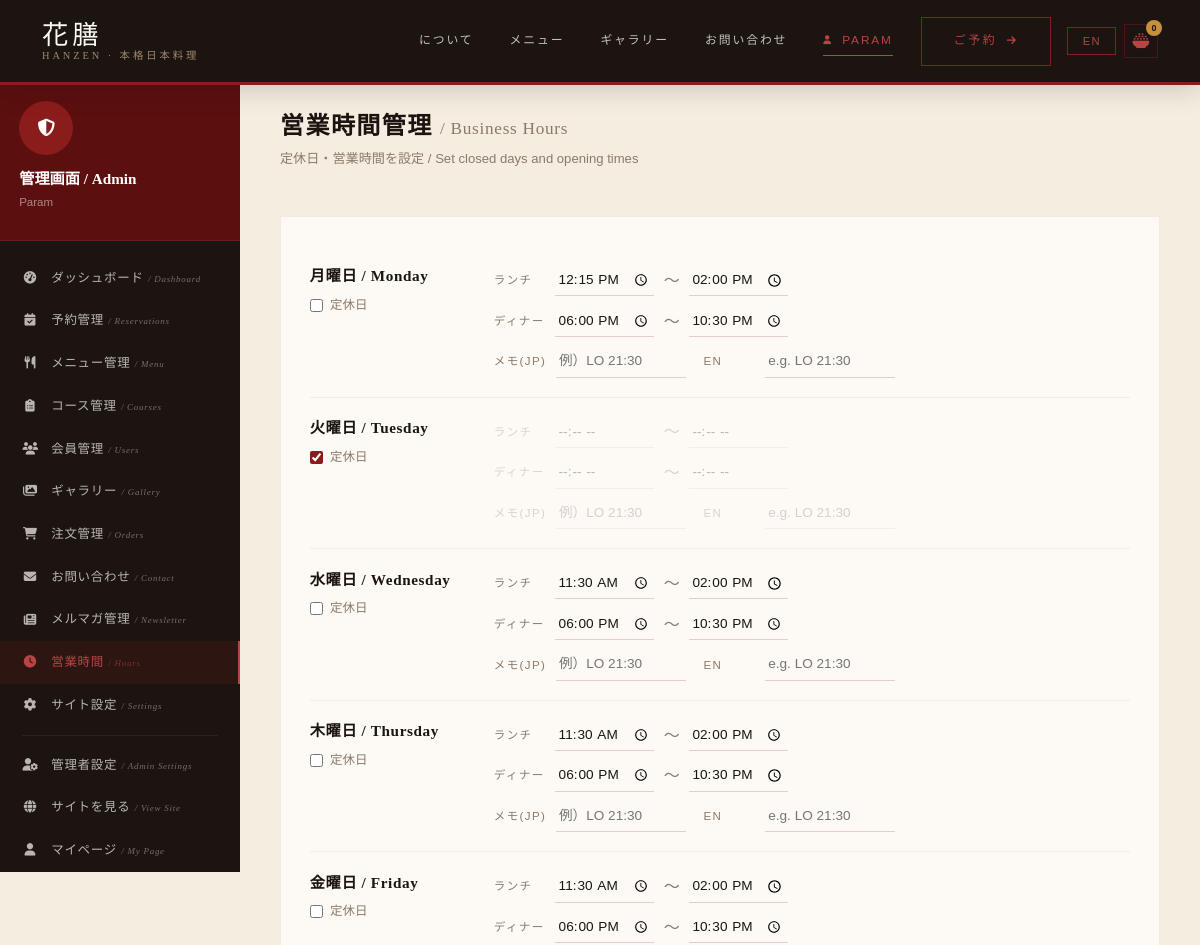
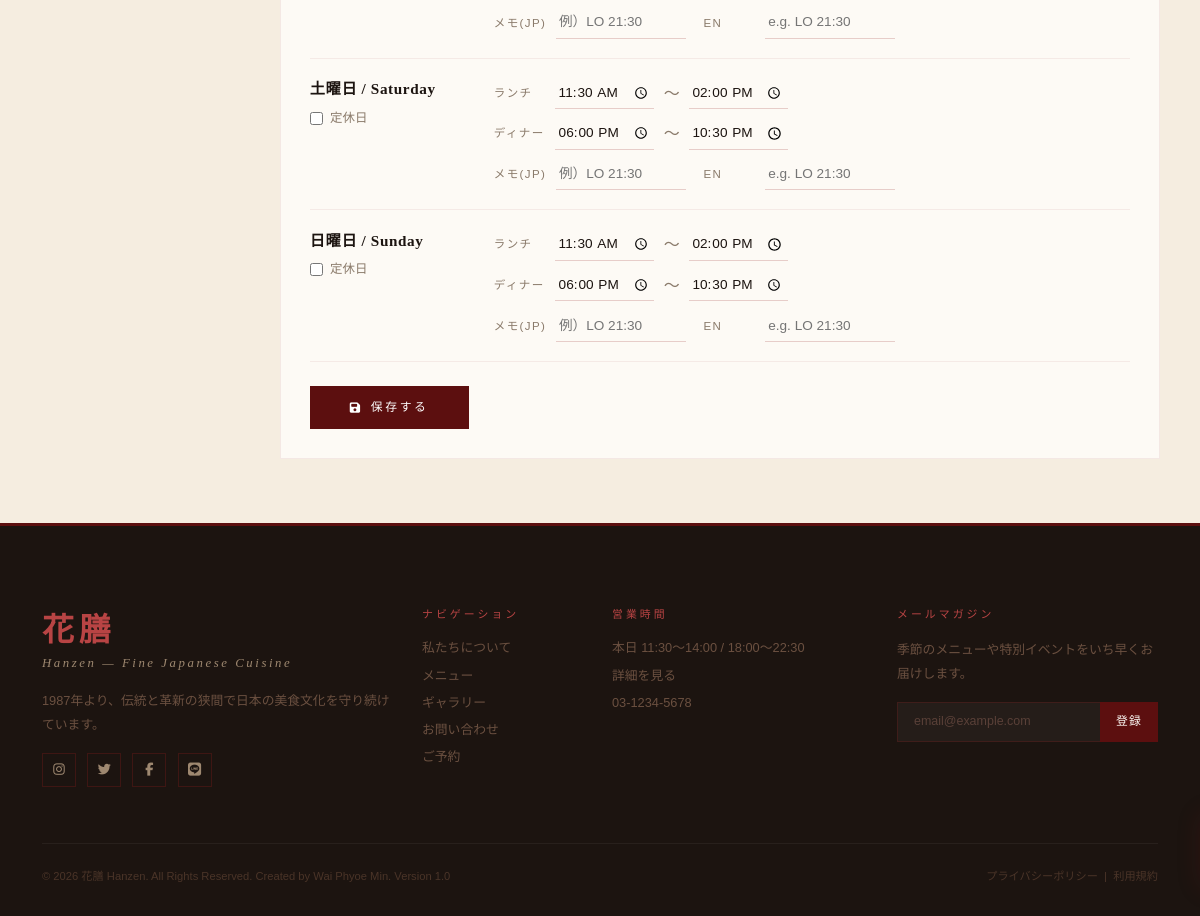
The page /hanzen-admin/business-hours/ (signed in) on the database its author committed (2 pictures, top to bottom).
### restaurant/models.py (models this page shows, shortened)
class BusinessHours(models.Model):
    DAYS = [
        (0,'月曜日 / Monday'),(1,'火曜日 / Tuesday'),(2,'水曜日 / Wednesday'),
        (3,'木曜日 / Thursday'),(4,'金曜日 / Friday'),(5,'土曜日 / Saturday'),(6,'日曜日 / Sunday'),
    ]
    day          = models.IntegerField(choices=DAYS, unique=True)
    is_closed    = models.BooleanField(default=False)
    lunch_open   = models.TimeField(null=True, blank=True)
    lunch_close  = models.TimeField(null=True, blank=True)
    dinner_open  = models.TimeField(null=True, blank=True)
    dinner_close = models.TimeField(null=True, blank=True)
    note_ja      = models.CharField(max_length=200, blank=True)
    note_en      = models.CharField(max_length=200, blank=True)
    class Meta: ordering = ['day']

### restaurant/views.py (the view, shortened to what this page needs)
# urls.py: path('hanzen-admin/business-hours/',        views.admin_business_hours,      name='admin_business_hours'),
@user_passes_test(is_staff, login_url='/login/')
def admin_business_hours(request):
    from .models import BusinessHours
    hours = BusinessHours.objects.all()
    return render(request, 'restaurant/admin_dashboard/business_hours.html', {
        'hours': hours, 'cart_count': cart_count(request), 'page': 'admin_dashboard'
    })

### restaurant/context_processors.py (called while the page is built)
def site_settings_context(request):
    settings_obj = None
    try:
        settings_obj = SiteSettings.objects.get(pk=1)
    except (SiteSettings.DoesNotExist, Exception):
        pass
    return {
        'site_settings': settings_obj,
    }

def business_hours_footer(request):
    today_hours = None
    preferred_lang = 'ja'
    if request.user.is_authenticated:
        profile = getattr(request.user, 'profile', None)
        if profile and getattr(profile, 'preferred_lang', None) in ['ja', 'en']:
            preferred_lang = profile.preferred_lang
    try:
        today = timezone.localtime(timezone.now()).date()
        today_hours = BusinessHours.objects.filter(day=today.weekday()).first()
    except Exception:
        today_hours = None
    return {
        'business_hours_footer_today': today_hours,
        'preferred_lang': preferred_lang,
    }

### restaurant/views.py (called while the page is built)
def is_staff(user): return user.is_authenticated and (user.is_staff or user.is_superuser)

def get_cart(request):
    return request.session.get('cart', {})

def cart_count(request):
    return sum(get_cart(request).values())

### restaurant/templates/restaurant/admin_dashboard/business_hours.html (shortened to what this page needs)
{% extends "restaurant/base.html" %}
{% block content %}
<div class="dash-layout">
  {% include "restaurant/admin_dashboard/_sidebar.html" %}
  <div class="dash-main">
    <div class="dash-header">
      <div>
        <h1 class="dash-title">営業時間管理 <span class="admin-en-label">/ Business Hours</span></h1>
        <p class="dash-subtitle">定休日・営業時間を設定 / Set closed days and opening times</p>
      </div>
    </div>
    <div class="dash-section">
      <div id="hoursTable">
        {% for h in hours %}
        <div class="hours-row" id="hours-{{ h.pk }}" data-id="{{ h.pk }}">
          <div class="hours-day">
            <span class="hours-day-label">{{ h.get_day_display }}</span>
            <label class="hours-closed-toggle">
              <input type="checkbox" class="closed-cb" data-id="{{ h.pk }}" {% if h.is_closed %}checked{% endif %} onchange="toggleClosed({{ h.pk }}, this.checked)"/>
              <span class="txt" data-ja="定休日" data-en="Closed">定休日</span>
            </label>
          </div>
          <div class="hours-times {% if h.is_closed %}hours-disabled{% endif %}" id="times-{{ h.pk }}">
            <div class="hours-session">
              <span class="hours-session-label txt" data-ja="ランチ" data-en="Lunch">ランチ</span>
              <input type="time" class="hours-input" id="lunch_open_{{ h.pk }}"
                     value="{{ h.lunch_open|default:'' }}" {% if h.is_closed %}disabled{% endif %}/>
              <span style="color:var(--smoke)">〜</span>
              <input type="time" class="hours-input" id="lunch_close_{{ h.pk }}"
                     value="{{ h.lunch_close|default:'' }}" {% if h.is_closed %}disabled{% endif %}/>
            </div>
            <div class="hours-session">
              <span class="hours-session-label txt" data-ja="ディナー" data-en="Dinner">ディナー</span>
              <input type="time" class="hours-input" id="dinner_open_{{ h.pk }}"
                     value="{{ h.dinner_open|default:'' }}" {% if h.is_closed %}disabled{% endif %}/>
              <span style="color:var(--smoke)">〜</span>
              <input type="time" class="hours-input" id="dinner_close_{{ h.pk }}"
                     value="{{ h.dinner_close|default:'' }}" {% if h.is_closed %}disabled{% endif %}/>
            </div>
            <div class="hours-session">
              <span class="hours-session-label txt" data-ja="メモ(JP)" data-en="Note(JP)">メモ</span>
              <input type="text" class="hours-input hours-note" id="note_ja_{{ h.pk }}"
                     value="{{ h.note_ja }}" placeholder="例）LO 21:30"
                     {% if h.is_closed %}disabled{% endif %}/>
              <span class="hours-session-label" style="margin-left:.5rem">EN</span>
              <input type="text" class="hours-input hours-note" id="note_en_{{ h.pk }}"
                     value="{{ h.note_en }}" placeholder="e.g. LO 21:30"
                     {% if h.is_closed %}disabled{% endif %}/>
            </div>
          </div>
        </div>
        {% endfor %}
      </div>
      <div style="margin-top:1.5rem;display:flex;gap:1rem;flex-wrap:wrap">
        <button class="btn-submit" style="width:auto;padding:.8rem 2.5rem" onclick="saveHours()">
          <i class="fa-solid fa-floppy-disk me-2"></i>
          <span class="txt" data-ja="保存する" data-en="Save Changes">保存する</span>
        </button>
      </div>
    </div>
  </div>
</div>
{% endblock %}

### restaurant/templates/restaurant/admin_dashboard/_sidebar.html (shortened to what this page needs)
<aside class="dash-sidebar admin-sidebar">
  <div class="dash-sidebar-top" style="background:var(--aka-dark)">
    <div class="dash-avatar" style="background:var(--aka);color:#fff;font-size:1.1rem">
      <i class="fa-solid fa-shield-halved"></i>
    </div>
    <div class="dash-user-name" style="color:#fff">管理画面 / Admin</div>
    <div class="dash-user-email" style="color:rgba(255,255,255,.5)">{{ user.username }}</div>
  </div>
  <nav class="dash-nav">
    <a href="{% url 'restaurant:admin_dashboard' %}" class="dash-nav-link {% if request.resolver_match.url_name == 'admin_dashboard' %}active{% endif %}">
      <i class="fa-solid fa-gauge-high"></i>
      <span>ダッシュボード <span class="dash-nav-en">/ Dashboard</span></span>
    </a>
    <a href="{% url 'restaurant:admin_reservations' %}" class="dash-nav-link {% if 'admin_reservations' in request.resolver_match.url_name %}active{% endif %}">
      <i class="fa-solid fa-calendar-check"></i>
      <span>予約管理 <span class="dash-nav-en">/ Reservations</span></span>
    </a>
    <a href="{% url 'restaurant:admin_menu' %}" class="dash-nav-link {% if 'admin_menu' in request.resolver_match.url_name %}active{% endif %}">
      <i class="fa-solid fa-utensils"></i>
      <span>メニュー管理 <span class="dash-nav-en">/ Menu</span></span>
    </a>
    <a href="{% url 'restaurant:admin_courses' %}" class="dash-nav-link {% if 'admin_courses' in request.resolver_match.url_name %}active{% endif %}">
      <i class="fa-solid fa-clipboard-list"></i>
      <span>コース管理 <span class="dash-nav-en">/ Courses</span></span>
    </a>
    <a href="{% url 'restaurant:admin_users' %}" class="dash-nav-link {% if 'admin_users' in request.resolver_match.url_name %}active{% endif %}">
      <i class="fa-solid fa-users"></i>
      <span>会員管理 <span class="dash-nav-en">/ Users</span></span>
    </a>
    <a href="{% url 'restaurant:admin_gallery' %}" class="dash-nav-link {% if 'admin_gallery' in request.resolver_match.url_name %}active{% endif %}">
      <i class="fa-solid fa-images"></i>
      <span>ギャラリー <span class="dash-nav-en">/ Gallery</span></span>
    </a>
    <a href="{% url 'restaurant:admin_orders' %}" class="dash-nav-link {% if 'admin_orders' in request.resolver_match.url_name %}active{% endif %}">
      <i class="fa-solid fa-shopping-cart"></i>
      <span>注文管理 <span class="dash-nav-en">/ Orders</span></span>
    </a>
    <a href="{% url 'restaurant:admin_contact' %}" class="dash-nav-link {% if 'admin_contact' in request.resolver_match.url_name %}active{% endif %}">
      <i class="fa-solid fa-envelope"></i>
      <span>お問い合わせ <span class="dash-nav-en">/ Contact</span></span>
    </a>
    <a href="{% url 'restaurant:admin_newsletter' %}" class="dash-nav-link {% if 'admin_newsletter' in request.resolver_match.url_name %}active{% endif %}">
      <i class="fa-solid fa-newspaper"></i>
      <span>メルマガ管理 <span class="dash-nav-en">/ Newsletter</span></span>
    </a>
    <a href="{% url 'restaurant:admin_business_hours' %}" class="dash-nav-link {% if 'admin_business_hours' in request.resolver_match.url_name %}active{% endif %}">
      <i class="fa-solid fa-clock"></i>
      <span>営業時間 <span class="dash-nav-en">/ Hours</span></span>
    </a>
    <a href="{% url 'restaurant:admin_settings' %}" class="dash-nav-link {% if 'admin_settings' in request.resolver_match.url_name %}active{% endif %}">
      <i class="fa-solid fa-gear"></i>
      <span>サイト設定 <span class="dash-nav-en">/ Settings</span></span>
    </a>
    <div class="dash-nav-divider"></div>
    <a href="{% url 'restaurant:admin_profile' %}" class="dash-nav-link {% if 'admin_profile' in request.resolver_match.url_name or 'admin_change_password' in request.resolver_match.url_name %}active{% endif %}">
      <i class="fa-solid fa-user-gear"></i>
      <span>管理者設定 <span class="dash-nav-en">/ Admin Settings</span></span>
    </a>
    <a href="{% url 'restaurant:home' %}" class="dash-nav-link" target="_blank">
      <i class="fa-solid fa-globe"></i>
      <span>サイトを見る <span class="dash-nav-en">/ View Site</span></span>
    </a>
    <a href="{% url 'restaurant:dashboard' %}" class="dash-nav-link">
      <i class="fa-solid fa-user"></i>
      <span>マイページ <span class="dash-nav-en">/ My Page</span></span>
    </a>
  </nav>
</aside>

### rows shown on the page
BusinessHours: day "月曜日 / Monday", lunch_open "12:15", lunch_close "14:00", dinner_open "18:00", dinner_close "22:30", pk "例）LO 21:30", pk "e.g. LO 21:30"
BusinessHours: day "火曜日 / Tuesday", is_closed "☑", pk "例）LO 21:30", pk "e.g. LO 21:30"
BusinessHours: day "水曜日 / Wednesday", lunch_open "11:30", lunch_close "14:00", dinner_open "18:00", dinner_close "22:30", pk "例）LO 21:30", pk "e.g. LO 21:30"
BusinessHours: day "木曜日 / Thursday", lunch_open "11:30", lunch_close "14:00", dinner_open "18:00", dinner_close "22:30"
BusinessHours: day "金曜日 / Friday", lunch_open "11:30", lunch_close "14:00", dinner_open "18:00", dinner_close "22:30"
BusinessHours: day "土曜日 / Saturday", lunch_open "11:30", lunch_close "14:00", dinner_open "18:00", dinner_close "22:30"
BusinessHours: day "日曜日 / Sunday", lunch_open "11:30", lunch_close "14:00", dinner_open "18:00", dinner_close "22:30"

### other values the page prints
{{ cart_count|default:0 }} "0"
{{ user.username }} "Param"
